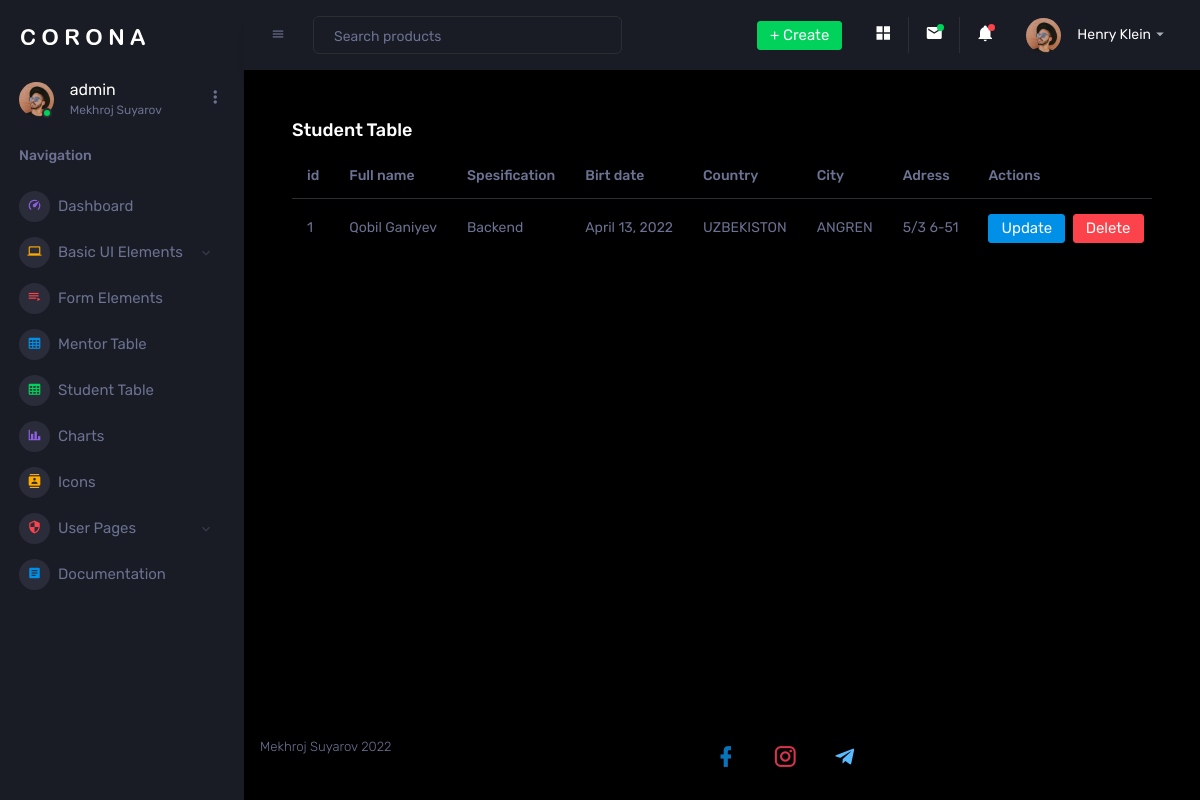
The app's page /s-table/ (signed in) with its own data.
### mainapp/models.py (models this page shows, shortened)
class Student(models.Model):
    full_name = models.CharField(max_length=100)
    birth_date = models.DateField()
    country = models.CharField(max_length=70)
    gender = models.CharField(max_length=6,choices=GENDER__CHOICES,default="Male")
    spesification = models.CharField(max_length=20,choices=SPESIFICATION__CHOICES,default="Backend")
    city = models.CharField(max_length=50)
    adress = models.CharField(max_length=70)
    image = models.ImageField(upload_to='mentor')

### mainapp/views.py (the view)
# urls.py: path('s-table/',views.student_table,name='student_table'),
@login_required(login_url='login_user')
def student_table(request):
    students = Student.objects.all()
    contex = {
        'students': students
    }
    return render(request,'mainapp/student-table.html',contex)

### mainapp/templates/mainapp/student-table.html
{% extends "mainapp/base.html" %}
{% load static %}
{% block content %}
<div class="card-body">
    <h4 class="card-title">Student Table</h4>
    <div class="table-responsive">
      <table class="table">
        <thead>
          <tr>
            <th>id</th>
            <th>Full name</th>
            <th>Spesification</th>
            <th>Birt date</th>
            <th>Country</th>
            <th>City</th>
            <th>Adress</th>
            {% if  request.user.is_superuser or request.user.is_staff %}
            <th>Actions</th>
            {% endif %}
          </tr>
        </thead>
        <tbody>
        {% for student in students %}
          <tr>
            <td>
              {{ student.id }}
            </td>
            <td>
              {{ student.full_name }}
            </td>
            <td>
              {{ student.spesification }}
            </td>
            <td>
              {{ student.birth_date }}
            </td>
            <td>
              {{ student.country }}
            </td>
            <td>
              {{ student.city }}
            </td>
            <td>
              {{ student.adress }}
            </td>
            {% if  request.user.is_superuser or request.user.is_staff %}
              <td>
                <a href="{% url 'student_update' student.id %}" type="submit" class="btn btn-primary mr-1">Update</a>
            {% endif %}
            {% if  request.user.is_superuser %}
                <a href="{% url 'student_delete' student.id %}" type="submit" class="btn btn-danger mr-1">Delete</a>
              </td>
            {% endif %}
          </tr>
        {% endfor %}
        </tbody>
      </table>
    </div>
  </div>
{% endblock %}

### mainapp/templates/mainapp/base.html (shortened to what this page needs)
{% load static %}
<!DOCTYPE html>
<html lang="en">
<head>
    <link rel="stylesheet" href="{% static 'assets/vendors/mdi/css/materialdesignicons.min.css' %}">
    <link rel="stylesheet" href="{% static 'assets/vendors/css/vendor.bundle.base.css' %}">
    <link rel="stylesheet" href="{% static 'assets/vendors/jvectormap/jquery-jvectormap.css' %}">
    <link rel="stylesheet" href="{% static 'assets/vendors/flag-icon-css/css/flag-icon.min.css' %}">
    <link rel="stylesheet" href="{% static 'assets/vendors/owl-carousel-2/owl.carousel.min.css' %}">
    <link rel="stylesheet" href="{% static 'assets/vendors/owl-carousel-2/owl.theme.default.min.css' %}">
    <link rel="stylesheet" href="{% static 'assets/css/style.css' %}">
</head>
<body>
    <div class="container-scroller">
        <nav class="sidebar sidebar-offcanvas" id="sidebar">
            <div class="sidebar-brand-wrapper d-none d-lg-flex align-items-center justify-content-center fixed-top">
                <a class="sidebar-brand brand-logo" href="index.html"><img src="{% static 'assets/images/logo.svg' %}" alt="logo" /></a>
            </div>
            <ul class="nav">
                <li class="nav-item profile">
                    <div class="profile-desc">
                        <div class="profile-pic">
                            <div class="count-indicator">
                                <img class="img-xs rounded-circle " src="{% static 'assets/images/faces/face15.jpg' %}" alt="">
                                <span class="count bg-success"></span>
                            </div>
                            <div class="profile-name">
                                <h5 class="mb-0 font-weight-normal">{{ request.user }}</h5>
                                <span>Mekhroj Suyarov</span>
                            </div>
                        </div>
                        <a href="#" id="profile-dropdown" data-toggle="dropdown"><i class="mdi mdi-dots-vertical"></i></a>
                    </div>
                </li>
                <li class="nav-item nav-category">
                    <span class="nav-link">Navigation</span>
                </li>
                <li class="nav-item menu-items">
                    <a class="nav-link" href="{% url 'dashboard' %}">
                        <span class="menu-icon">
                <i class="mdi mdi-speedometer"></i>
              </span>
                        <span class="menu-title">Dashboard</span>
                    </a>
                </li>
                {% if  request.user.is_superuser  %}
                <li class="nav-item menu-items">
                    <a class="nav-link" data-toggle="collapse" href="#ui-basic" aria-expanded="false" aria-controls="ui-basic">
                        <span class="menu-icon">
                <i class="mdi mdi-laptop"></i>
              </span>
                        <span class="menu-title">Basic UI Elements</span>
                        <i class="menu-arrow"></i>
                    </a>
                </li>
                {% endif %}
                {% if  request.user.is_superuser or request.user.is_staff %}
                <li class="nav-item menu-items">
                    <a class="nav-link" href="pages/forms/basic_elements.html">
                        <span class="menu-icon">
                <i class="mdi mdi-playlist-play"></i>
              </span>
                        <span class="menu-title">Form Elements</span>
                    </a>
                </li>
                {% endif %}
                {% if  request.user.is_superuser  %}
                <li class="nav-item menu-items">
                    <a href="{% url 'mentor'  %}" class="nav-link" href="pages/tables/basic-table.html">
                        <span class="menu-icon">
                <i class="mdi mdi-table-large"></i>
              </span>
                        <span class="menu-title"> Mentor Table</span>
                    </a>
                </li>
                {% endif %}
                <li class="nav-item menu-items">
                    <a href="{% url 'student_table'  %}" class="nav-link" href="pages/tables/basic-table.html">
                        <span class="menu-icon">
                <i class="mdi mdi-table-large"></i>
              </span>
                        <span class="menu-title">Student Table</span>
                    </a>
                </li>
                {% if  request.user.is_superuser  %}
                <li class="nav-item menu-items">
                        <a class="nav-link" href="pages/charts/chartjs.html">
                            <span class="menu-icon">
                    <i class="mdi mdi-chart-bar"></i>
                  </span>
                            <span class="menu-title">Charts</span>
                        </a>
                </li>
                {% endif %}
                {% if  request.user.is_superuser  %}
                <li class="nav-item menu-items">
                                <a class="nav-link" href="pages/icons/mdi.html">
                                    <span class="menu-icon">
                            <i class="mdi mdi-contacts"></i>
                          </span>
                                    <span class="menu-title">Icons</span>
                                </a>
                        </li>
                        <li class="nav-item menu-items">
                            <a class="nav-link" data-toggle="collapse" href="#auth" aria-expanded="false" aria-controls="auth">
                                <span class="menu-icon">
                        <i class="mdi mdi-security"></i>
                      </span>
                                <span class="menu-title">User Pages</span>
                                <i class="menu-arrow"></i>
                            </a>
                </li>
                <li class="nav-item menu-items">
                        <a class="nav-link" href="http://www.bootstrapdash.com/demo/corona-free/jquery/documentation/documentation.html">
                            <span class="menu-icon">
                    <i class="mdi mdi-file-document-box"></i>
                  </span>
                            <span class="menu-title">Documentation</span>
                        </a>
                </li>
                {% endif %}
            </ul>
        </nav>
        <div class="container-fluid page-body-wrapper">
            <nav class="navbar p-0 fixed-top d-flex flex-row">
                <div class="navbar-menu-wrapper flex-grow d-flex align-items-stretch">
                    <button class="navbar-toggler navbar-toggler align-self-center" type="button" data-toggle="minimize">
              <span class="mdi mdi-menu"></span>
            </button>
                    <ul class="navbar-nav w-100">
                        <li class="nav-item w-100">
                            <form class="nav-link mt-2 mt-md-0 d-none d-lg-flex search">
                                <input type="text" class="form-control" placeholder="Search products">
                            </form>
                        </li>
                    </ul>
                    <ul class="navbar-nav navbar-nav-right">
                        <li class="nav-item dropdown d-none d-lg-block">
                            <a class="nav-link btn btn-success create-new-button" id="createbuttonDropdown" data-toggle="dropdown" aria-expanded="false" href="#">+ Create</a>
              </li>
              <li class="nav-item nav-settings d-none d-lg-block ">
                <a class="nav-link " href="# ">
                  <i class="mdi mdi-view-grid "></i>
                </a>
              </li>
              <li class="nav-item dropdown border-left ">
                <a class="nav-link count-indicator dropdown-toggle " id="messageDropdown " href="# " data-toggle="dropdown " aria-expanded="false ">
                  <i class="mdi mdi-email "></i>
                  <span class="count bg-success "></span>
                </a>
              </li>
              <li class="nav-item dropdown border-left ">
                <a class="nav-link count-indicator dropdown-toggle " id="notificationDropdown " href="# " data-toggle="dropdown ">
                  <i class="mdi mdi-bell "></i>
                  <span class="count bg-danger "></span>
                </a>
              </li>
              <li class="nav-item dropdown ">
                <a class="nav-link " id="profileDropdown " href="# " data-toggle="dropdown ">
                  <div class="navbar-profile ">
                    <img class="img-xs rounded-circle " src="{% static 'assets/images/faces/face15.jpg' %} " alt=" ">
                    <p class="mb-0 d-none d-sm-block navbar-profile-name ">Henry Klein</p>
                    <i class="mdi mdi-menu-down d-none d-sm-block "></i>
                  </div>
                </a>
              </li>
            </ul>
          </div>
        </nav>
        <div class="main-panel ">
          <div class="content-wrapper ">
            {% block content %}
            {% endblock %}
          </div>
          <footer class="footer ">
            <div class="d-sm-flex justify-content-center justify-content-sm-between ">
              <span class="text-muted d-block text-center text-sm-left d-sm-inline-block ">Mekhroj Suyarov 2022</span>
              <div>
                <button type="button " class="btn btn-rounded "><a href="https://www.facebook.com/Mehroj Suyarov "><i style="font-size: 25px; color:rgba(9, 120, 194, 0.959) " class="mdi mdi-facebook "></i></button>
                <button type="button " class="btn btn-rounded "><a href="https://www.instagram.com/code_king_python "><i style="font-size: 25px; color:rgb(216, 52, 79) " class="mdi mdi-instagram "></i></button>
                <button type="button " class="btn btn-rounded "><a href="https://t.me/Mekhroj_Suyarov "><i style="font-size: 25px; color:rgb(89, 187, 253) " class="mdi mdi-telegram "></i></button>
              </div>
            </div>
          </footer>
        </div>
      </div>
    </div>
  </body>
</html>

### records on screen
Student: id "1", full_name "Qobil Ganiyev", spesification "Backend", birth_date "April 13, 2022", country "UZBEKISTON", city "ANGREN", adress "5/3 6-51"

### other values on screen
{{ request.user }} "admin"
